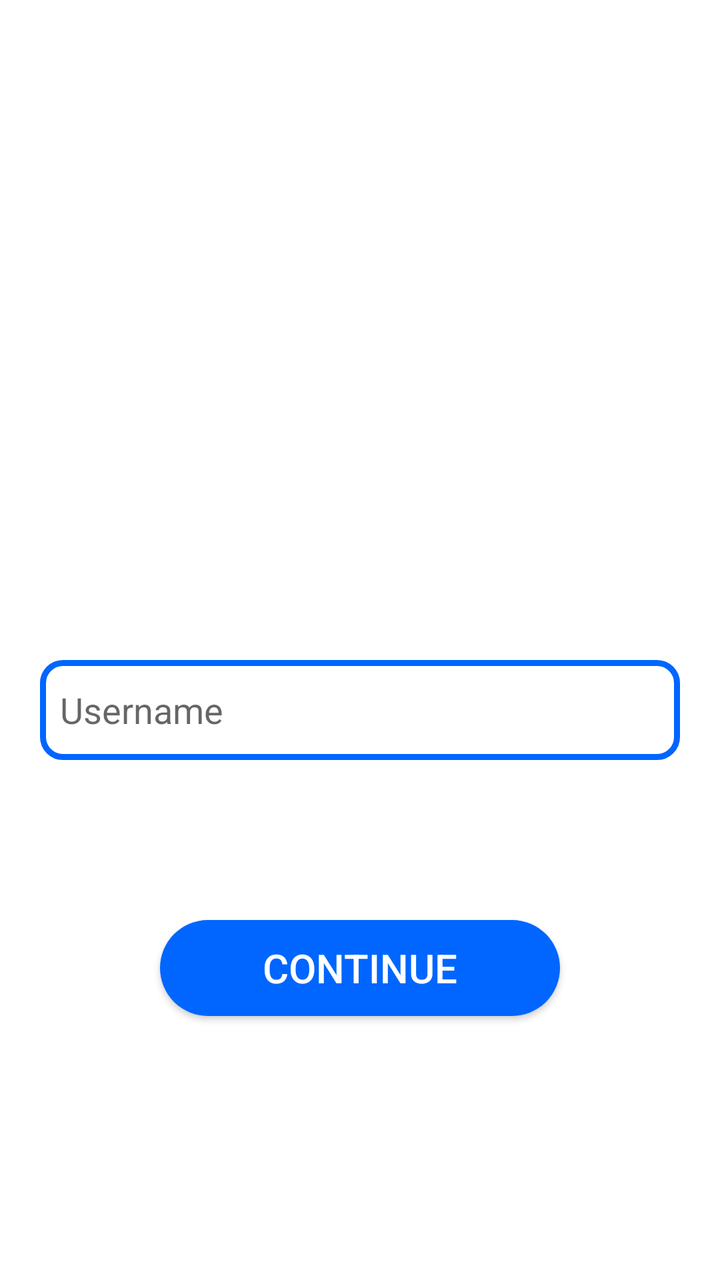
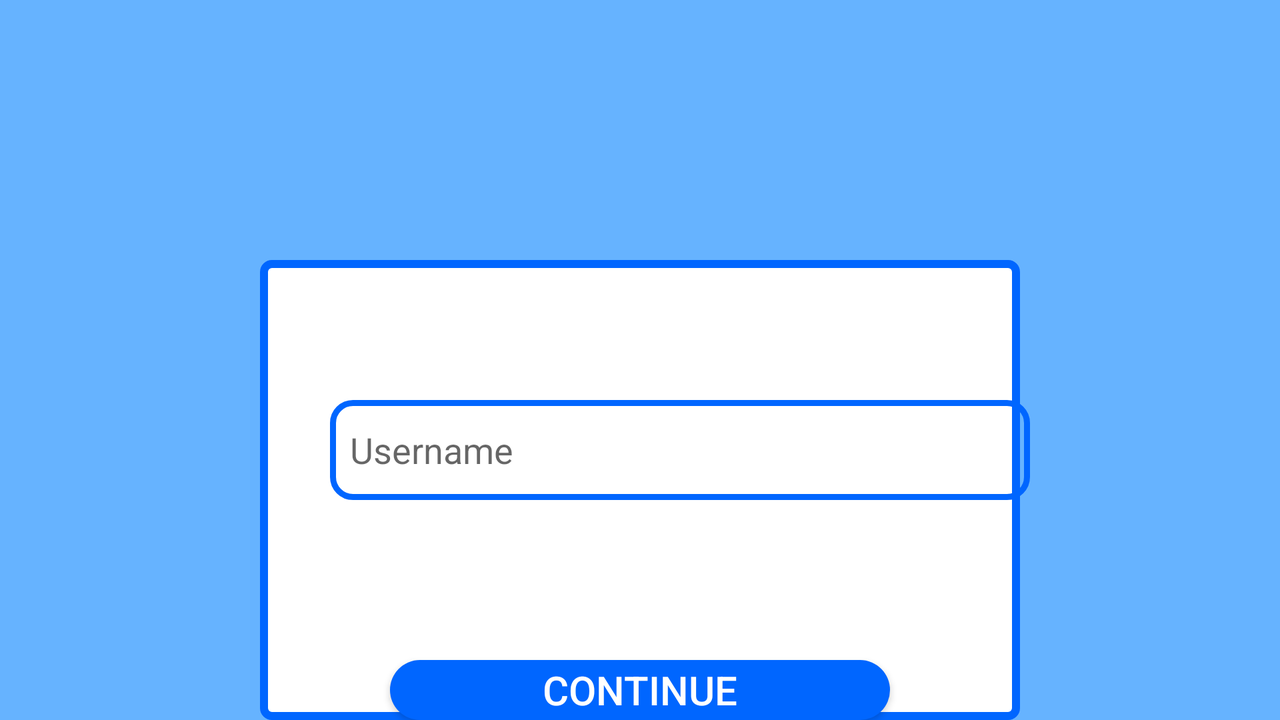

An Android layout and its configuration variant, each rendered on a device that would load it. The default file and the variant file are quoted in full after the pictures.
<!-- AndroidManifest.xml: application theme Theme.CMovProject -->
<!-- res/layout/activity_no_login.xml -->
<?xml version="1.0" encoding="utf-8"?>

<RelativeLayout xmlns:android="http://schemas.android.com/apk/res/android"
    xmlns:app="http://schemas.android.com/apk/res-auto"
    xmlns:tools="http://schemas.android.com/tools"
    android:layout_width="match_parent"
    android:layout_height="match_parent"
    tools:context=".Login">

    <ImageView
        android:id="@+id/app_logo"
        android:layout_width="300dp"
        android:layout_height="150dp"
        android:src="@drawable/logo"
        android:layout_centerHorizontal="true"
        android:layout_marginTop="100dp"/>

    <EditText
        android:id="@+id/edt_name"
        android:layout_width="match_parent"
        android:layout_height="50dp"
        android:layout_below="@id/app_logo"
        android:layout_marginLeft="20dp"
        android:layout_marginTop="80dp"
        android:layout_marginRight="20dp"
        android:background="@drawable/edt_background"
        android:hint="Username"
        android:paddingLeft="10dp" />


    <Button
        android:id="@+id/btn_continue"
        android:layout_width="200dp"
        android:layout_height="wrap_content"
        android:layout_below="@id/edt_name"
        android:layout_centerHorizontal="true"
        android:layout_marginTop="80dp"
        android:background="@drawable/btn_background"
        android:text="Continue"
        android:textColor="@color/white"
        android:textSize="20sp" />
</RelativeLayout>
<!-- resources referenced by this layout -->
<resources>
  <color name="white">#FFFFFFFF</color>
  <!-- drawable btn_background (drawable) -->
  <?xml version="1.0" encoding="utf-8"?>
  
  <shape xmlns:android="http://schemas.android.com/apk/res/android">
      <corners android:radius="800dp"/>
      <solid android:color="@color/dark_blue_ist"/>
  </shape>
  <!-- drawable edt_background (drawable) -->
  <?xml version="1.0" encoding="utf-8"?>
  
  <shape xmlns:android="http://schemas.android.com/apk/res/android">
      <corners android:radius="10dp"/>
      <stroke android:color="@color/dark_blue_ist" android:width="3dp"/>
  </shape>
  <!-- drawable logo: png bitmap (drawable-night, 12826 bytes) -->
  <style name="Theme.CMovProject" parent="Theme.MaterialComponents.DayNight.DarkActionBar">
          
          <item name="colorPrimary">@color/purple_500</item>
          <item name="colorPrimaryVariant">@color/purple_700</item>
          <item name="colorOnPrimary">@color/white</item>
          
          <item name="colorSecondary">@color/teal_200</item>
          <item name="colorSecondaryVariant">@color/teal_700</item>
          <item name="colorOnSecondary">@color/black</item>
          
          <item name="android:statusBarColor" tools:targetApi="l">?attr/colorPrimaryVariant</item>
          
      </style>
  <color name="dark_blue_ist">#0066ff</color>
  <color name="purple_500">#FF6200EE</color>
  <color name="purple_700">#FF3700B3</color>
  <color name="teal_200">#FF03DAC5</color>
  <color name="teal_700">#FF018786</color>
  <color name="black">#FF000000</color>
</resources>
<!-- res/layout-land/activity_no_login.xml (the author's variant of the layout above) -->
<!-- drawn on the phone turned sideways -->
<?xml version="1.0" encoding="utf-8"?>

<RelativeLayout xmlns:android="http://schemas.android.com/apk/res/android"
    xmlns:app="http://schemas.android.com/apk/res-auto"
    xmlns:tools="http://schemas.android.com/tools"
    android:layout_width="match_parent"
    android:layout_height="match_parent"
    tools:context=".Login"
    android:background="@color/blue_ist">


    <ImageView
        android:id="@+id/rectimage"
        android:layout_width="380dp"
        android:layout_height="400dp"
        android:layout_centerHorizontal="true"
        android:layout_marginTop="130dp"
        android:src="@drawable/rectangle" />

    <ImageView
        android:id="@+id/app_logo"
        android:layout_width="300dp"
        android:layout_height="150dp"
        android:layout_centerHorizontal="true"
        android:layout_marginTop="0dp"
        android:src="@drawable/logo" />

    <EditText
        android:id="@+id/edt_name"
        android:layout_width="350dp"
        android:layout_height="50dp"
        android:layout_below="@id/app_logo"
        android:layout_marginLeft="165dp"
        android:layout_marginTop="50dp"
        android:layout_marginRight="40dp"
        android:background="@drawable/edt_background"
        android:hint="Username"
        android:paddingStart="10dp" />


    <androidx.appcompat.widget.AppCompatButton
        android:id="@+id/btn_continue"
        android:layout_width="250dp"
        android:layout_height="30dp"
        android:layout_below="@id/edt_name"
        android:layout_centerHorizontal="true"
        android:layout_marginTop="80dp"
        android:background="@drawable/btn_background"
        android:text="Continue"
        android:textColor="@color/white"
        android:textSize="20sp" />


</RelativeLayout>
<!-- resources referenced by the variant -->
<!-- as the phone turned sideways resolves them -->
<resources>
  <color name="blue_ist">#66b3ff</color>
  <color name="white">#FFFFFFFF</color>
  <!-- drawable btn_background (drawable) -->
  <?xml version="1.0" encoding="utf-8"?>
  
  <shape xmlns:android="http://schemas.android.com/apk/res/android">
      <corners android:radius="800dp"/>
      <solid android:color="@color/dark_blue_ist"/>
  </shape>
  <!-- drawable edt_background (drawable) -->
  <?xml version="1.0" encoding="utf-8"?>
  
  <shape xmlns:android="http://schemas.android.com/apk/res/android">
      <corners android:radius="10dp"/>
      <stroke android:color="@color/dark_blue_ist" android:width="3dp"/>
  </shape>
  <!-- drawable logo: png bitmap (drawable-night, 12826 bytes) -->
  <!-- drawable rectangle (drawable) -->
  <?xml version="1.0" encoding="utf-8"?>
  
  <shape xmlns:android="http://schemas.android.com/apk/res/android" android:shape="rectangle">
      <solid android:color="@android:color/white"/>
      <corners android:radius="12px"/>
      <stroke  android:width="4dip" android:color="@color/dark_blue_ist"/>
  </shape>
  <style name="Theme.CMovProject" parent="Theme.MaterialComponents.DayNight.DarkActionBar">
          
          <item name="colorPrimary">@color/purple_500</item>
          <item name="colorPrimaryVariant">@color/purple_700</item>
          <item name="colorOnPrimary">@color/white</item>
          
          <item name="colorSecondary">@color/teal_200</item>
          <item name="colorSecondaryVariant">@color/teal_700</item>
          <item name="colorOnSecondary">@color/black</item>
          
          <item name="android:statusBarColor" tools:targetApi="l">?attr/colorPrimaryVariant</item>
          
      </style>
  <color name="dark_blue_ist">#0066ff</color>
  <color name="purple_500">#FF6200EE</color>
  <color name="purple_700">#FF3700B3</color>
  <color name="teal_200">#FF03DAC5</color>
  <color name="teal_700">#FF018786</color>
  <color name="black">#FF000000</color>
</resources>
